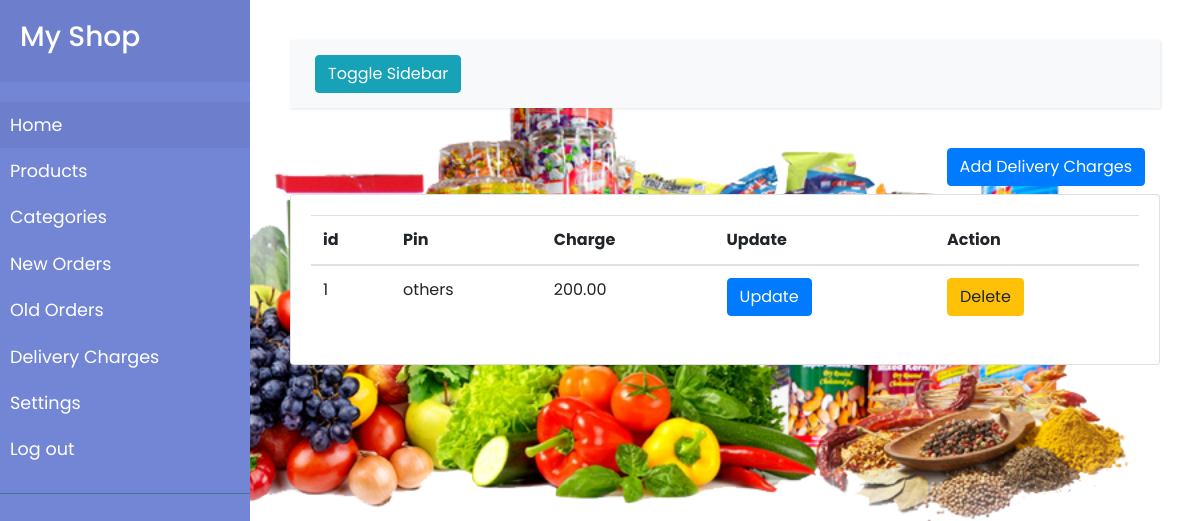
The page /delivery_charges (signed in) on the database its author committed.
### app/models.py (models this page shows, shortened)
class ShopDetails(db.Model):
  __tablename__ = "shop_details"
  id = db.Column(db.Integer, primary_key=True)
  shop_name =  db.Column(db.String(128), unique=True, nullable=False)
  shop_email = db.Column(db.String(64), unique=True, nullable=False)
  contact_phone = db.Column(db.String(10), unique=True, nullable=False)
  details = db.Column(db.Text, nullable=True)
  address = db.Column(db.Text,nullable=False)

class DeliveryCharge(db.Model):
  __tablename__ = "delivery_charge"
  id = db.Column(db.Integer, primary_key=True)
  address_pin =  db.Column(db.String(6), unique=True, nullable=False)
  amount = db.Column(db.Numeric(4,2),nullable=False)

### app/main/views.py (the view, shortened to what this page needs)
@main.route('/delivery_charges', methods=['GET', 'POST'])
@login_required
def delivery_charges():
  add_form = AddCharge()
  update_form = UpdateCharge()
  delete_form = DeleteCharge()
  charges = DeliveryCharge.query.all()
  return render_template('delivery_charges.html',charges = charges,add_form = add_form, update_form = update_form, delete_form = delete_form )

### app/main/views.py (called while the page is built)
@main.context_processor
def inject_user():
    return dict(shop_name= ShopDetails.query.all()[0].shop_name)

### app/models.py (called while the page is built)
@login_manager.user_loader
def load_user(user_id):
    return Admin.query.get(int(user_id))

### app/templates/delivery_charges.html (shortened to what this page needs)
{% extends "dashboard_base.html" %}
{% import "bootstrap/wtf.html" as wtf %}
{% block  content%}
<div class="container-fluid mb-2 text-right">
  <button type="button" class="btn btn-primary " data-toggle="modal" data-target="#add_model" >Add Delivery Charges</button>
</div>
<div class="card">
  <div class="card-body">
    <div class="table-responsive">
      <table class="table charges_table">
        <thead>
          <tr>
            <th scope="col">id</th>
            <th scope="col">Pin</th>
            <th scope="col">Charge</th>
            <th scope="col">Update</th>
            <th scope="col">Action</th>
          </tr>
        </thead>
        <tbody>
          {% for charge in charges %}
            <tr>
              <td scope="row" name="id">{{charge.id}}</td>
              <td>{{charge.address_pin}}</td>
              <td>{{charge.amount}}</td>
              <td><button type="button" class="btn btn-primary update_button" data-toggle="modal" data-target="#update_model" >Update</button></td>
              <td><button type="button" class="btn btn-warning delete_button" data-toggle="modal" data-target="#delete_model" >Delete</button></td>
            </tr>
          {% endfor %}
        </tbody>
      </table>
    </div>
  </div>
</div>
{% endblock %}

### app/templates/dashboard_base.html (shortened to what this page needs)
{% extends "base.html" %}
{% block head %}
  {{super()}}
{% endblock %}
{% block  body%}
<div class="wrapper">
  <nav id="sidebar">
      <div class="sidebar-header">
          <h3>{{shop_name}}</h3>
      </div>
      <ul class="list-unstyled components">
          <li class="active">
              <a href="{{url_for('main.dashboard')}}" aria-expanded="false">Home</a>
          </li>
          <li>
              <a href="{{url_for('main.products')}}">Products</a>
          </li>
          <li>
            <a href="{{url_for('main.categories')}}">Categories</a>
          </li>
          <li>
            <a href="{{url_for('main.orders')}}">New Orders</a>
          </li>
          <li>
            <a href="{{url_for('main.old_orders')}}">Old Orders</a>
          </li>
          <li>
            <a href="{{url_for('main.delivery_charges')}}">Delivery Charges</a>
          </li>
          <li>
            <a href="{{url_for('main.settings')}}">Settings</a>
          </li>
          <li>
            <a href="{{url_for('main.logout')}}">Log out</a>
          </li>
      </ul>
  </nav>
  <div id="content">
      <nav class="navbar navbar-expand-lg navbar-light bg-light">
          <div class="container-fluid">
              <button type="button" id="sidebarCollapse" class="btn btn-info">
                  <span>Toggle Sidebar</span>
              </button>
          </div>
      </nav>
      {% block content %}
      {% endblock %}
  </div>
</div>
{% endblock %}

### app/static/dashboard_style.css (style rules this page uses)
body { font-family: 'Poppins', sans-serif; background-image: url("./background_images/main_bg.png"); -webkit-background-size: cover; -moz-background-size: cover; -o-background-size: cover; background-size: cover; }
a, a:hover, a:focus { color: inherit; text-decoration: none; transition: all 0.3s; }
.navbar { padding: 15px 10px; background: #fff; border: none; border-radius: 0; margin-bottom: 40px; box-shadow: 1px 1px 3px rgba(0, 0, 0, 0.1); }
.wrapper { display: flex; width: 100%; }
#sidebar { width: 250px; position: fixed; top: 0; left: 0; height: 100vh; z-index: 999; background: #7386D5; color: #fff; transition: all 0.3s; }
#sidebar .sidebar-header { padding: 20px; background: #6d7fcc; }
#sidebar ul.components { padding: 20px 0; border-bottom: 1px solid #47748b; }
#sidebar ul li a { padding: 10px; font-size: 1.1em; display: block; }
#sidebar ul li.active>a, a[aria-expanded="true"] { color: #fff; background: #6d7fcc; }
#content { width: calc(100% - 250px); padding: 40px; min-height: 100vh; transition: all 0.3s; position: absolute; top: 0; right: 0; }

### rows shown on the page
ShopDetails: shop_name "My Shop"
DeliveryCharge: id "1", address_pin "others", amount "200.00"
